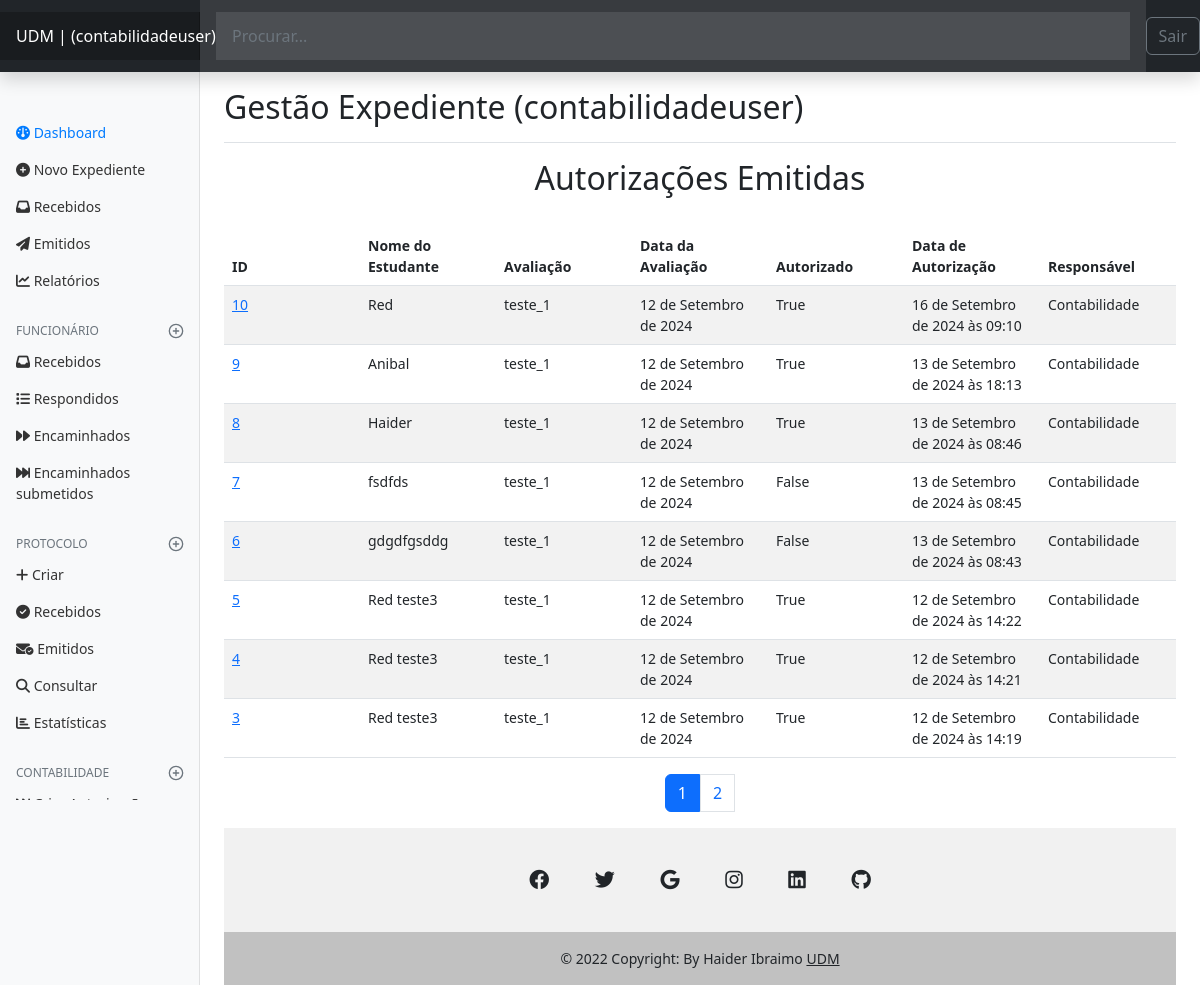
Page /autorizacao/list/ (signed in) on the earlier database version.
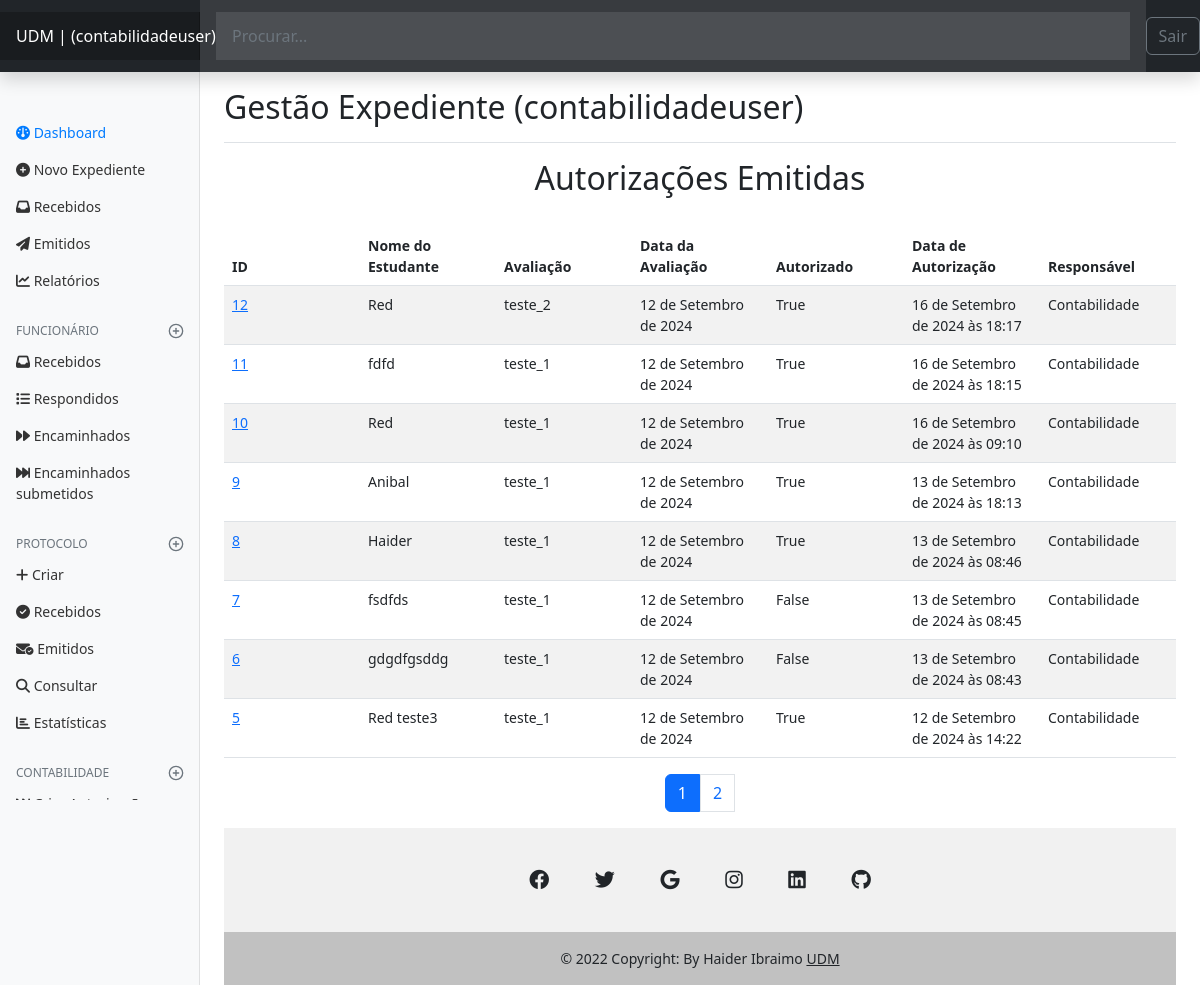
Same page on the later database version.
### autorizacao/models.py (models this page shows, shortened)
class Autorizacao(models.Model):
    AVALIACAO_CHOICES = [
        ('teste_1', '1º Teste'),
        ('teste_2', '2º Teste'),
        ('exame', 'Exame'),
        ('exame_recorrencia', 'Exame de Recorrência'),
    ]
    estudante_nome = models.CharField(max_length=100)
    disciplina = models.CharField(max_length=100, null=True, blank=True)
    avaliacao_nome = models.CharField(max_length=100, choices=AVALIACAO_CHOICES)
    data_avaliacao = models.DateField()
    autorizado = models.BooleanField(default=True, null=True, blank=True)
    justificativa = models.TextField(null=True, blank=True)  # Justificativa da autorização ou não
    data_autorizacao = models.DateTimeField(auto_now_add=True)
    responsavel = models.ForeignKey(Funcionario, on_delete=models.SET_NULL, null=True)

### expedient/models.py (models this page shows)
class Funcionario(models.Model):
    nome_completo = models.CharField(max_length=95)
    numero_telefone = models.CharField(max_length=65)
    estado = models.CharField(max_length=50)
    author = models.OneToOneField(User, on_delete=models.CASCADE)
    departamento = models.ForeignKey(
        Departamento, on_delete=models.SET_NULL, null=True, default=None)
    def __str__(self):
        return self.nome_completo

### autorizacao/views.py (the view)
# urls.py: path('list/', views.listar_autorizacoes, name='listar_autorizacoes'),
@login_required(login_url='authors:login', redirect_field_name='next')
def listar_autorizacoes(request):
    funcionario = Funcionario.objects.select_related('departamento').filter(author=request.user).first()
    if not funcionario:
        raise Http404("Funcionário não encontrado")
    autorizacoes = Autorizacao.objects.all()  # Obtém todas as autorizações
    page_obj, pagination_range = make_pagination(request, autorizacoes, PER_PAGE)
    return render(request, 'autorizacao/listar_autorizacao.html', {
        'autorizacoes': page_obj,
        'funcionario': funcionario,
        'pagination_range': pagination_range,
    })

### autorizacao/templates/autorizacao/listar_autorizacao.html (shortened to what this page needs)
{% extends 'global/base.html' %}
{% block content %}
  <H2 align="center">Autorizações Emitidas</H2>
  <br>
  <table class="table table-striped table-hover" style="table-layout: fixed;">
    <thead>
        <tr>
            <th>ID</th>
            <th>Nome do Estudante</th>
            <th>Avaliação</th>
            <th>Data da Avaliação</th>
            <th>Autorizado</th>
            <th>Data de Autorização</th>
            <th>Responsável</th>
        </tr>
    </thead>
    {% for autorizacao in autorizacoes %}
    <tr>
         <td> <a href="{% url 'autorizacao:detalhes_autorizacao' autorizacao.id %}">{{ autorizacao.id }}</a> </td>
        <td>{{ autorizacao.estudante_nome|safe }}</td>
        <td>{{ autorizacao.avaliacao_nome }}</td>
        <td>{{ autorizacao.data_avaliacao }}</td>
        <td>{{ autorizacao.autorizado}}</td>
        <td>{{ autorizacao.data_autorizacao }}</td>
        <td>{{ autorizacao.responsavel }}</td>
     </tr>
    {% empty %}
        <p style="color:red">Não tens nenhum protocolo emitido, crie um.</p>
    {% endfor %}
</table>
{% if autorizacoes.has_other_pages %}
<div class="container">
    <nav aria-label="Page navigation example">
        <ul class="pagination justify-content-center">
            {% for page in pagination_range.pagination_range %}
                {% if pagination_range.current_page == page %}
                <li class="page-item active" aria-current="page">
                    <span class="page-link">{{ page }}</span>
                </li>
                {% else %}
                    <a class ="page-link page-item" href="?page={{ page }}{{ additional_url_query}}"> {{ page }} </a>
                {% endif %}
            {% endfor %}
        </ul>
    </nav
</div>
{% endif %}
{% endblock content %}s

Differences in the rows shown:
no longer on this page (row unchanged): Autorizacao: id "4", estudante_nome "Red teste3", avaliacao_nome "teste_1", data_avaliacao "12 de Setembro de 2024", autorizado "True", data_autorizacao "12 de Setembro de 2024 às 14:21", responsavel "Contabilidade"
no longer on this page (row unchanged): Autorizacao: id "3", estudante_nome "Red teste3", avaliacao_nome "teste_1", data_avaliacao "12 de Setembro de 2024", autorizado "True", data_autorizacao "12 de Setembro de 2024 às 14:19", responsavel "Contabilidade"
added Autorizacao: id "12", estudante_nome "Red", avaliacao_nome "teste_2", data_avaliacao "12 de Setembro de 2024", autorizado "True", data_autorizacao "16 de Setembro de 2024 às 18:17", responsavel "Contabilidade"
added Autorizacao: id "11", estudante_nome "fdfd", avaliacao_nome "teste_1", data_avaliacao "12 de Setembro de 2024", autorizado "True", data_autorizacao "16 de Setembro de 2024 às 18:15", responsavel "Contabilidade"
